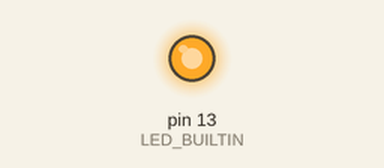
Recording of a sketch running on a simulated Arduino Uno, built for the host (arithmetic inside an expression is 32-bit, double 64-bit). Parts: output pins drawn as LEDs (lit = HIGH).

Above: at 0.1 s.
Timing chart, 0 to 1.6 s (numbered marks = the images above):
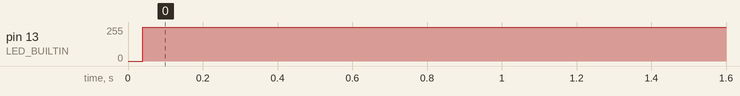

The sketch:

LDST.ino
```cpp
#include <stdio.h>

volatile int a = 0xa1a2;
volatile int b = 0xb1b2;


void setup() {
  // put your setup code here, to run once:
  // initialize digital pin LED_BUILTIN as an output.
  pinMode(LED_BUILTIN, OUTPUT);
}
void loop(){
  int randNumber1, randNumber2;
  randomSeed(0);
  noInterrupts();
  digitalWrite(LED_BUILTIN, LOW);
  digitalWrite(LED_BUILTIN, HIGH);   // Trigger with LED
  asm(
    "jmp __main \n"
    );
  asm(
    "__Noops: \n"
    "nop \n"
    "nop \n"
    "nop \n"
    "ret \n"
    );
  asm volatile(
    "__Add:  \n"
    "add %0, %1 \n"
    "add %0, %1 \n"
    "add %0, %1 \n"
    "ret \n"
    : "=d" (a): "d" (b)
  );
  asm volatile(
    "__Mult: \n"
    "muls %0, %1 \n"
    "muls %0, %1 \n"
    "muls %0, %1 \n"
    "ret \n"
    : "=d" (a): "d" (b)
    );
  asm(
    "__Mov: \n"
    "mov %0, %1 \n"
    "mov %0, %1 \n"
    "mov %0, %1 \n"
    "ret \n"
    : "=d" (a): "d" (b)
    );
  asm(
    "__LDST: \n"
    "ldi %0, %1 \n"
    "ldi %0, %1 \n"
    "ldi %0, %1 \n"
    "ret \n"
    :"=d" (a) : "M" (16): "r26", "r27"
    );
  asm(
    "__main:  \n"
    "mov %0, %1 \n"
    "mov %0, %1 \n"
    "mov %0, %1 \n"
    "call __Noops  \n"
    "nop \n"
    "nop \n"
    "nop \n"
    "nop \n"
    "nop \n"
    "nop \n"
    "nop \n"
    "nop \n"
    "nop \n"
    "nop \n"
    "nop \n"
    "nop \n"
    "nop \n"
    "nop \n"
    "nop \n"
    "nop \n"
    "nop \n"
    "nop \n"
    "nop \n"
    "nop \n"
    "ldi %0, %1 \n"
    "ldi %0, %1 \n"
    "ldi %0, %1 \n"
    "call __Add  \n"
    "nop \n"
    "nop \n"
    "nop \n"
    "nop \n"
    "nop \n"
    "nop \n"
    "nop \n"
    "nop \n"
    "nop \n"
    "nop \n"
    "nop \n"
    "nop \n"
    "nop \n"
    "nop \n"
    "nop \n"
    "nop \n"
    "nop \n"
    "nop \n"
    "nop \n"
    "nop \n"
    "ldi %0, %1 \n"
    "ldi %0, %1 \n"
    "ldi %0, %1 \n"
    "call __Mult  \n"
    "nop \n"
    "nop \n"
    "nop \n"
    "nop \n"
    "nop \n"
    "nop \n"
    "nop \n"
    "nop \n"
    "nop \n"
    "nop \n"
    "nop \n"
    "nop \n"
    "nop \n"
    "nop \n"
    "nop \n"
    "nop \n"
    "nop \n"
    "nop \n"
    "nop \n"
    "nop \n"
    "ldi %0, %1 \n"
    "ldi %0, %1 \n"
    "ldi %0, %1 \n"
    "call __Mov \n"
    "nop \n"
    "nop \n"
    "nop \n"
    "nop \n"
    "nop \n"
    "nop \n"
    "nop \n"
    "nop \n"
    "nop \n"
    "nop \n"
    "nop \n"
    "nop \n"
    "nop \n"
    "nop \n"
    "nop \n"
    "nop \n"
    "nop \n"
    "nop \n"
    "nop \n"
    "nop \n"
    "ldi %0, %1 \n"
    "ldi %0, %1 \n"
    "ldi %0, %1 \n"
    "call __LDST \n"
    "nop \n"
    "nop \n"
    "nop \n"
    "nop \n"
    "nop \n"
    "nop \n"
    "nop \n"
    "nop \n"
    "nop \n"
    "nop \n"
    "nop \n"
    "nop \n"
    "nop \n"
    "nop \n"
    "nop \n"
    "nop \n"
    "nop \n"
    "nop \n"
    "nop \n"
    "nop \n"
    "nop \n"
    "nop \n"
    "nop \n"
    :"=d" (a) : "M" (16): "r26", "r27"
  );
  interrupts();
}
```

Measured:
- by itself, pin 13 (LED_BUILTIN): 0/255 → 253/255 at 0.04 s
